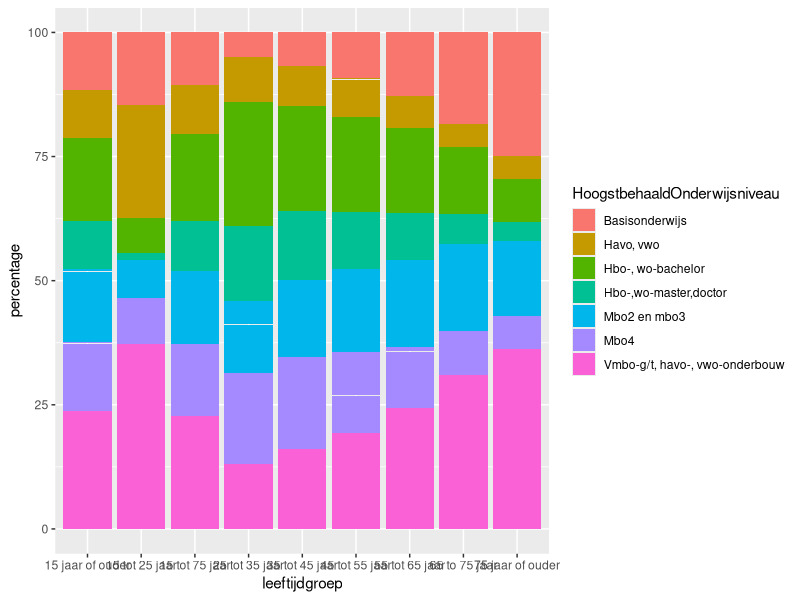
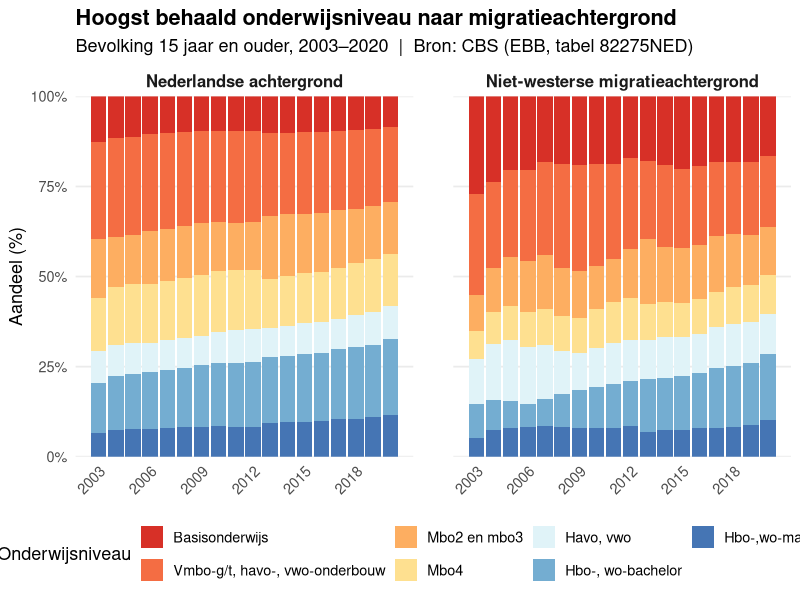

The R script that drew these images, in order: (Note: this script raises an error after producing the figures.)
## ---- chunk 1
#install.packages("tidyverse")
#install.packages("yaml")
#install.packages("rmarkdown")
#install.packages("readxl")

## ---- chunk 2
require(tidyverse)
require(rmarkdown)
require(yaml)
library(readxl)
## ---- chunk 3
edu_mig_dataset <-read.csv("data/Jaar_bevolking_migratie_achtergrond.csv", sep=";")
reg_mig_dataset <- read_xlsx("data/Ranglijst van de migratieachtergrond van inwoners per provincie in Nederland.xlsx")
reg_edu_dataset <- read_xlsx("data/Regionale_kerncijfers_Nederland_04062026_120418.xlsx")
## ---- chunk 4
summary(edu_mig_dataset)
## ---- chunk 5
summary(reg_mig_dataset)
## ---- chunk 6
summary(reg_edu_dataset)
## ---- chunk 7
edu_mig_dataset <-read.csv("data/Jaar_bevolking_migratie_achtergrond.csv", sep=";")
edu_mig_dataset$Geslacht <-replace(edu_mig_dataset$Geslacht,edu_mig_dataset$Geslacht == "T001038", "totaal mannen en vrouwen")


edu_mig_dataset$Leeftijd <- replace(edu_mig_dataset$Leeftijd, str_detect(edu_mig_dataset$Leeftijd, "20150",), "15 jaar of ouder")
edu_mig_dataset$Leeftijd <- replace(edu_mig_dataset$Leeftijd,edu_mig_dataset$Leeftijd=="21600", "75 jaar of ouder")
edu_mig_dataset$Leeftijd <- replace(edu_mig_dataset$Leeftijd,edu_mig_dataset$Leeftijd=="52052","15 tot 75 jaar")
edu_mig_dataset$Leeftijd <- replace(edu_mig_dataset$Leeftijd,edu_mig_dataset$Leeftijd=="53050","15 tot 25 jaar")
edu_mig_dataset$Leeftijd <- replace(edu_mig_dataset$Leeftijd,edu_mig_dataset$Leeftijd== "53500","25 tot 35 jaar")
edu_mig_dataset$Leeftijd <- replace(edu_mig_dataset$Leeftijd,edu_mig_dataset$Leeftijd== "53700", "35 tot 45 jaar")
edu_mig_dataset$Leeftijd <- replace(edu_mig_dataset$Leeftijd,edu_mig_dataset$Leeftijd== "53800", "45 tot 55 jaar")
edu_mig_dataset$Leeftijd <- replace(edu_mig_dataset$Leeftijd,edu_mig_dataset$Leeftijd=="53900","55 tot 65 jaar")
edu_mig_dataset$Leeftijd <- replace(edu_mig_dataset$Leeftijd,edu_mig_dataset$Leeftijd=="53925","65 to 75 jaar")

edu_mig_dataset$Migratieachtergrond <- replace(edu_mig_dataset$Migratieachtergrond,edu_mig_dataset$Migratieachtergrond== "1012600", "Nederlandse achtergrond")
edu_mig_dataset$Migratieachtergrond <- replace(edu_mig_dataset$Migratieachtergrond,edu_mig_dataset$Migratieachtergrond== "2012605","Met migratieachtergrond")
edu_mig_dataset$Migratieachtergrond <- replace(edu_mig_dataset$Migratieachtergrond,edu_mig_dataset$Migratieachtergrond=="2012655","Westerse migratieachtergrond")
edu_mig_dataset$Migratieachtergrond<- replace(edu_mig_dataset$Migratieachtergrond, edu_mig_dataset$Migratieachtergrond== "2012657","Niet-westerse migratieachtergrond")
edu_mig_dataset$Migratieachtergrond<- replace(edu_mig_dataset$Migratieachtergrond,edu_mig_dataset$Migratieachtergrond=="2012659","onbekende migratieachtergrond")
edu_mig_dataset$Migratieachtergrond<- replace(edu_mig_dataset$Migratieachtergrond,edu_mig_dataset$Migratieachtergrond=="T001040","Totaal")
edu_mig_dataset$Migratieachtergrond<- replace(edu_mig_dataset$Migratieachtergrond,edu_mig_dataset$Migratieachtergrond=="H008673","Marokko")
edu_mig_dataset$Migratieachtergrond<- replace(edu_mig_dataset$Migratieachtergrond,edu_mig_dataset$Migratieachtergrond=="H008766","Turkije")
edu_mig_dataset$Migratieachtergrond<- replace(edu_mig_dataset$Migratieachtergrond,edu_mig_dataset$Migratieachtergrond=="H008751", "Suriname")
edu_mig_dataset$Migratieachtergrond<- replace(edu_mig_dataset$Migratieachtergrond,edu_mig_dataset$Migratieachtergrond=="H007119","(voormalige) Nederlandse Antillen, Aruba")
edu_mig_dataset$Migratieachtergrond<- replace(edu_mig_dataset$Migratieachtergrond,edu_mig_dataset$Migratieachtergrond== "A008187","Overige niet-westerse migratieachgergrond ")

edu_mig_dataset$Perioden<- replace(edu_mig_dataset$Perioden,edu_mig_dataset$Perioden=="2003JJ00","2003")
edu_mig_dataset$Perioden<- replace(edu_mig_dataset$Perioden,edu_mig_dataset$Perioden=="2004JJ00","2004")
edu_mig_dataset$Perioden<- replace(edu_mig_dataset$Perioden,edu_mig_dataset$Perioden=="2005JJ00","2005")
edu_mig_dataset$Perioden<- replace(edu_mig_dataset$Perioden,edu_mig_dataset$Perioden=="2006JJ00","2006")
edu_mig_dataset$Perioden<- replace(edu_mig_dataset$Perioden,edu_mig_dataset$Perioden=="2007JJ00","2007")
edu_mig_dataset$Perioden<- replace(edu_mig_dataset$Perioden,edu_mig_dataset$Perioden=="2008JJ00","2008")
edu_mig_dataset$Perioden<- replace(edu_mig_dataset$Perioden,edu_mig_dataset$Perioden=="2009JJ00","2009")
edu_mig_dataset$Perioden<- replace(edu_mig_dataset$Perioden,edu_mig_dataset$Perioden=="2010JJ00","2010")
edu_mig_dataset$Perioden<- replace(edu_mig_dataset$Perioden,edu_mig_dataset$Perioden=="2011JJ00","2011")
edu_mig_dataset$Perioden<- replace(edu_mig_dataset$Perioden,edu_mig_dataset$Perioden=="2012JJ00","2012")
edu_mig_dataset$Perioden<- replace(edu_mig_dataset$Perioden, edu_mig_dataset$Perioden=="2013JJ00","2013")
edu_mig_dataset$Perioden<- replace(edu_mig_dataset$Perioden,edu_mig_dataset$Perioden=="2014JJ00","2014")
edu_mig_dataset$Perioden<-replace(edu_mig_dataset$Perioden,edu_mig_dataset$Perioden=="2015JJ00","2015")
edu_mig_dataset$Perioden<-replace(edu_mig_dataset$Perioden,edu_mig_dataset$Perioden=="2016JJ00","2016")
edu_mig_dataset$Perioden<- replace(edu_mig_dataset$Perioden,edu_mig_dataset$Perioden=="2017JJ00","2017")
edu_mig_dataset$Perioden<- replace(edu_mig_dataset$Perioden,edu_mig_dataset$Perioden=="2018JJ00","2018")
edu_mig_dataset$Perioden<- replace(edu_mig_dataset$Perioden,edu_mig_dataset$Perioden=="2019JJ00","2019")
edu_mig_dataset$Perioden<- replace(edu_mig_dataset$Perioden,edu_mig_dataset$Perioden=="2020JJ00","2020")

edu_mig_dataset$HoogstBehaaldOnderwijsniveau<-replace(edu_mig_dataset$HoogstBehaaldOnderwijsniveau,edu_mig_dataset$HoogstBehaaldOnderwijsniveau=="2018710","Basisonderwijs")
edu_mig_dataset$HoogstBehaaldOnderwijsniveau<- replace(edu_mig_dataset$HoogstBehaaldOnderwijsniveau,
                                                       edu_mig_dataset$HoogstBehaaldOnderwijsniveau=="2018720",
                                                       "Vmbo-g/t, havo-, vwo-onderbouw")
edu_mig_dataset$HoogstBehaaldOnderwijsniveau<-replace(edu_mig_dataset$HoogstBehaaldOnderwijsniveau,
                                                      edu_mig_dataset$HoogstBehaaldOnderwijsniveau=="2018760",
                                                      "Mbo2 en mbo3")
edu_mig_dataset$HoogstBehaaldOnderwijsniveau<-replace(edu_mig_dataset$HoogstBehaaldOnderwijsniveau,
                                                      edu_mig_dataset$HoogstBehaaldOnderwijsniveau=="2018770",
                                                      "Mbo4")
edu_mig_dataset$HoogstBehaaldOnderwijsniveau<-replace(edu_mig_dataset$HoogstBehaaldOnderwijsniveau,
                                                      edu_mig_dataset$HoogstBehaaldOnderwijsniveau=="2018780",
                                                      "Havo, vwo")
edu_mig_dataset$HoogstBehaaldOnderwijsniveau<-replace(edu_mig_dataset$HoogstBehaaldOnderwijsniveau,
                                                      edu_mig_dataset$HoogstBehaaldOnderwijsniveau=="2018800",
                                                      "Hbo-, wo-bachelor")
edu_mig_dataset$HoogstBehaaldOnderwijsniveau<-replace(edu_mig_dataset$HoogstBehaaldOnderwijsniveau,
                                                      edu_mig_dataset$HoogstBehaaldOnderwijsniveau=="2018810",
                                                      "Hbo-,wo-master,doctor")


## ---- chunk 8
reg_edu_dataset$`Regio's`<- replace(reg_edu_dataset$`Regio's`, reg_edu_dataset$`Regio's`== "Zeeland (PV)", "Zeeland")
reg_edu_dataset$`Regio's`<- replace(reg_edu_dataset$`Regio's`, reg_edu_dataset$`Regio's`== "Fryslân (PV)", "Friesland")
reg_edu_dataset$`Regio's`<- replace(reg_edu_dataset$`Regio's`, reg_edu_dataset$`Regio's`== "Drenthe (PV)", "Drenthe")
reg_edu_dataset$`Regio's`<- replace(reg_edu_dataset$`Regio's`, reg_edu_dataset$`Regio's`== "Flevoland (PV)", "Flevoland")
reg_edu_dataset$`Regio's`<- replace(reg_edu_dataset$`Regio's`, reg_edu_dataset$`Regio's`== "Limburg (PV)", "Limburg")
reg_edu_dataset$`Regio's`<- replace(reg_edu_dataset$`Regio's`, reg_edu_dataset$`Regio's`== "Overijssel (PV)", "Overijssel")
reg_edu_dataset$`Regio's`<- replace(reg_edu_dataset$`Regio's`, reg_edu_dataset$`Regio's`== "Gelderland (PV)", "Gelderland")
reg_edu_dataset$`Regio's`<- replace(reg_edu_dataset$`Regio's`, reg_edu_dataset$`Regio's`== "Groningen (PV)", "Groningen")
reg_edu_dataset$`Regio's`<- replace(reg_edu_dataset$`Regio's`, reg_edu_dataset$`Regio's`== "Noord-Brabant (PV)", "Noord-Brabant")
reg_edu_dataset$`Regio's`<- replace(reg_edu_dataset$`Regio's`, reg_edu_dataset$`Regio's`== "Noord-Holland (PV)", "Noord-Holland")
reg_edu_dataset$`Regio's`<- replace(reg_edu_dataset$`Regio's`, reg_edu_dataset$`Regio's`== "Zuid-Holland (PV)", "Zuid-Holland")
reg_edu_dataset$`Regio's`<- replace(reg_edu_dataset$`Regio's`, reg_edu_dataset$`Regio's`== "Utrecht (PV)", "Utrecht")
## ---- chunk 9
edu_mig_dataset%>% group_by(Leeftijd)%>% mutate(percentage=Bevolking_1/sum(Bevolking_1)*100)%>% ggplot(aes(x=Leeftijd,y=percentage,fill=HoogstBehaaldOnderwijsniveau))+geom_col()+labs(x="leeftijdgroep",y="percentage",fill="HoogstbehaaldOnderwijsniveau")


## ---- chunk 10
library(ggplot2)
library(dplyr)

# Bevolking kolom naar numeriek
edu_mig_dataset$Bevolking_1 <- as.numeric(trimws(edu_mig_dataset$Bevolking_1))

# Data voorbereiden
df_plot <- edu_mig_dataset %>%
  filter(
    Leeftijd            == "15 jaar of ouder",
    Migratieachtergrond %in% c("Nederlandse achtergrond", "Niet-westerse migratieachtergrond")
  ) %>%
  mutate(
    jaar   = as.integer(Perioden),
    niveau = factor(HoogstBehaaldOnderwijsniveau, levels = c(
      "Basisonderwijs",
      "Vmbo-g/t, havo-, vwo-onderbouw",
      "Mbo2 en mbo3",
      "Mbo4",
      "Havo, vwo",
      "Hbo-, wo-bachelor",
      "Hbo-,wo-master,doctor"
    ))
  ) %>%
  group_by(jaar, Migratieachtergrond, niveau) %>%
  summarise(bevolking = sum(Bevolking_1, na.rm = TRUE), .groups = "drop") %>%
  group_by(jaar, Migratieachtergrond) %>%
  mutate(pct = bevolking / sum(bevolking) * 100) %>%
  ungroup() %>%
  filter(!is.na(niveau), !is.na(pct), !is.na(jaar))

# Kleuren van laag naar hoog
kleuren <- c(
  "Basisonderwijs"                 = "#d73027",
  "Vmbo-g/t, havo-, vwo-onderbouw" = "#f46d43",
  "Mbo2 en mbo3"                   = "#fdae61",
  "Mbo4"                           = "#fee090",
  "Havo, vwo"                      = "#e0f3f8",
  "Hbo-, wo-bachelor"              = "#74add1",
  "Hbo-,wo-master,doctor"          = "#4575b4"
)

# Plot
ggplot(df_plot, aes(x = jaar, y = pct, fill = niveau)) +
  geom_bar(stat = "identity", width = 0.9) +
  facet_wrap(~ Migratieachtergrond, ncol = 2) +
  scale_fill_manual(values = kleuren) +
  scale_x_continuous(breaks = seq(2003, 2020, by = 3)) +
  scale_y_continuous(
    labels = function(x) paste0(x, "%"),
    limits = c(0, 100),
    expand = c(0, 0)
  ) +
  labs(
    title    = "Hoogst behaald onderwijsniveau naar migratieachtergrond",
    subtitle = "Bevolking 15 jaar en ouder, 2003–2020  |  Bron: CBS (EBB, tabel 82275NED)",
    x        = NULL,
    y        = "Aandeel (%)",
    fill     = "Onderwijsniveau"
  ) +
  theme_minimal(base_size = 13) +
  theme(
    legend.position  = "bottom",
    strip.text       = element_text(face = "bold", size = 12),
    axis.text.x      = element_text(angle = 45, hjust = 1),
    panel.grid.minor = element_blank(),
    plot.title       = element_text(face = "bold"),
    panel.spacing    = unit(2, "lines")
  )



## ---- chunk 11

## ---- chunk 12

## ---- chunk 13
dataset$inmetro <- dataset$inmetro %>% as.factor()
# Boxplot of poverty rate by state using the 'midwest' dataset
ggplot(dataset, aes(x = inmetro, y = percadultpoverty)) +
  geom_boxplot() +
  labs(
    title = "Distribution of Poverty Rates by Metropolitan status (Midwest counties)",
    x = "Metropolitan Area",
    y = "Poverty Rate of Adults (%)"
  ) +
  theme_minimal() +
  theme(
    legend.position = "right"
  )


## ---- chunk 14
